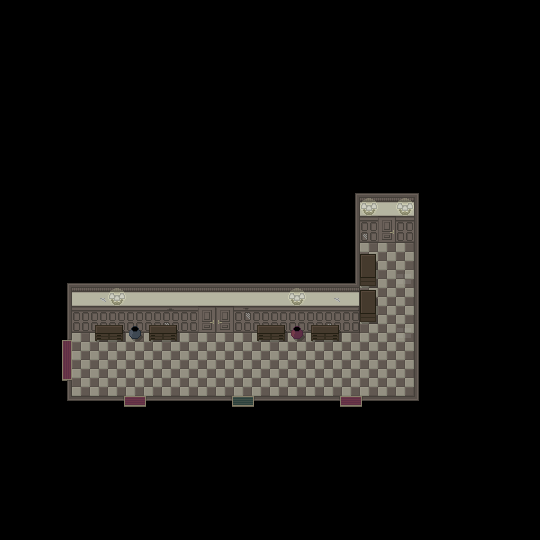

This game map was drawn from its Tiled (.tmx) file and the tilesets committed beside it. A one-line description and the trimmed map source follow:
An orthogonal 30x30 tile map with 18x18 px tiles, 3 tile layers (Livello tile 1, Furniture, Foreground), 3 tilesets and 14 objects.

<map version="1.10" tiledversion="1.11.0" orientation="orthogonal" renderorder="right-down" width="30" height="30" tilewidth="18" tileheight="18" infinite="0" nextlayerid="8" nextobjectid="34">
 <tileset firstgid="1" source="../../TILEMAPS/Tilemap 2/Tilemap2.tsx" />
 <tileset firstgid="171" source="../../TILEMAPS/Furniture/Furniture.tsx" />
 <tileset firstgid="549" source="../../TILEMAPS/Tilemap1/Tilemap1.tsx" />
 <layer id="1" name="Livello tile 1" width="30" height="30">
  <data>[900 cells, 900 non-empty, 37 distinct tile ids]</data>
 </layer>
 <layer id="5" name="Furniture" width="30" height="30">
  <data>[900 cells, 14 non-empty, 6 distinct tile ids]</data>
 </layer>
 <objectgroup id="6" name="Collisioni">
  <object id="15" x="360" y="252" width="18" height="72" />
  <object id="16" x="306" y="324" width="36" height="18" />
  <object id="17" x="252" y="324" width="36" height="18" />
  <object id="18" x="144" y="324" width="36" height="18" />
  <object id="19" x="90" y="324" width="36" height="18" />
  <object id="20" x="54" y="270" width="306" height="54" />
  <object id="22" x="342" y="180" width="18" height="90" />
  <object id="23" x="360" y="180" width="54" height="18" />
  <object id="27" x="360" y="198" width="54" height="36" />
  <object id="28" x="288" y="324" width="18" height="18" />
  <object id="29" x="126" y="324" width="18" height="18" />
  <object id="31" x="54" y="324" width="18" height="90" />
  <object id="32" x="414" y="180" width="18" height="234" />
  <object id="33" x="72" y="396" width="342" height="18" />
 </objectgroup>
 <layer id="7" name="Foreground" width="30" height="30">
  <data>[900 cells, 2 non-empty, 1 distinct tile ids]</data>
 </layer>
</map>
